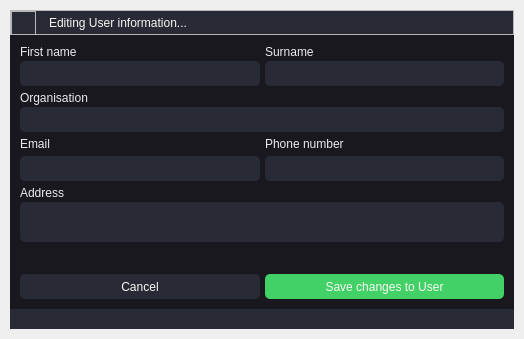
<?xml version="1.0" encoding="UTF-8"?>
<ui version="4.0">
 <class>EditUserDialog</class>
 <widget class="QDialog" name="EditUserDialog">
  <property name="geometry">
   <rect>
    <x>0</x>
    <y>0</y>
    <width>524</width>
    <height>339</height>
   </rect>
  </property>
  <property name="windowTitle">
   <string>Dialog</string>
  </property>
  <property name="styleSheet">
   <string notr="true">QWidget{
	color: #F8F8F2;
	font: 8pt &quot;Inter 24pt Medium&quot;;
}
/* Bg App */
#bgApp {	
	background-color: #19181f;
}
#contentTopBg {
	background-color: #282A36;
}
#topLogo {
	background-image:;
	background-position: centered;
	background-repeat: no-repeat;
}
#titleRightInfo { 
	padding-left: 10px;
 }
/* Top Buttons */
#rightButtons .QPushButton { background-color: rgba(255, 255, 255, 0); border: none;  border-radius: 5px; }
#rightButtons .QPushButton:hover { background-color: rgb(44, 49, 57); border-style: solid; border-radius: 4px; }
#rightButtons .QPushButton:pressed { background-color: rgb(23, 26, 30); border-style: solid; border-radius: 4px; }
#closeAppBtn{ background-color: rgba(255, 255, 255, 0); border: none;}
#closeAppBtn:hover{ background-color:#ff5555;}
#closeAppBtn:pressed { background-color:rgb(193, 64, 64); border-style: solid;}
/* Bottom Bar */
#bottomBar { background-color: #282A36; }
#bottomBar QLabel { font-size: 10px; color: rgb(113, 126, 149);}

/*Button */
#btn_saveuser {
	border-radius: 5px;	
	border: none;
	background-color: rgb(66, 209, 102);
}
#btn_saveuser:hover {
	background-color: #50fA7B;
}
#btn_saveuser:pressed {
	background-color: rgb(66, 209, 102);
}
#btn_cancel {
	border-radius: 5px;	
	border: none;
	background-color: #282A36;
}
#btn_cancel:hover {
	background-color: rgb(61, 70, 86);
}
#btn_cancel:pressed {
	background-color: #282A36;
}

/*LineEdit */
#content .QLineEdit {
	background-color: #282A36;
	border-radius: 5px;
	padding-left: 5px;
	selection-color: rgb(255, 255, 255);
	selection-background-color: rgb(255, 121, 198);
	color: #ffb86c;
}
#content .QLineEdit:hover {
	border: 1px solid #BD93F9;
}
#content .QLineEdit:focus {
	border: 1px solid #BD93F9;
}

/*TextEdit */
#content .QTextEdit {
	background-color: #282A36;
	border-radius: 5px;
	padding-left: 5px;
	selection-color: rgb(255, 255, 255);
	selection-background-color: rgb(255, 121, 198);
	color: #ffb86c;
}
#content .QTextEdit:hover {
	border: 1px solid #BD93F9;
}
#content .QTextEdit:focus {
	border: 1px solid rgb(91, 101, 124);
}

/*QLabel */
#content .QLabel {
	color: #EAEAF0;
	font: 8pt &quot;Inter 24pt Medium&quot;;
}
</string>
  </property>
  <layout class="QVBoxLayout" name="verticalLayout">
   <property name="spacing">
    <number>0</number>
   </property>
   <property name="leftMargin">
    <number>10</number>
   </property>
   <property name="topMargin">
    <number>10</number>
   </property>
   <property name="rightMargin">
    <number>10</number>
   </property>
   <property name="bottomMargin">
    <number>10</number>
   </property>
   <item>
    <widget class="QFrame" name="bgApp">
     <property name="frameShape">
      <enum>QFrame::NoFrame</enum>
     </property>
     <property name="frameShadow">
      <enum>QFrame::Raised</enum>
     </property>
     <layout class="QVBoxLayout" name="verticalLayout_2">
      <property name="spacing">
       <number>0</number>
      </property>
      <property name="leftMargin">
       <number>0</number>
      </property>
      <property name="topMargin">
       <number>0</number>
      </property>
      <property name="rightMargin">
       <number>0</number>
      </property>
      <property name="bottomMargin">
       <number>0</number>
      </property>
      <item>
       <widget class="QFrame" name="contentBox">
        <property name="frameShape">
         <enum>QFrame::NoFrame</enum>
        </property>
        <property name="frameShadow">
         <enum>QFrame::Raised</enum>
        </property>
        <layout class="QVBoxLayout" name="verticalLayout_3">
         <property name="spacing">
          <number>0</number>
         </property>
         <property name="leftMargin">
          <number>0</number>
         </property>
         <property name="topMargin">
          <number>0</number>
         </property>
         <property name="rightMargin">
          <number>0</number>
         </property>
         <property name="bottomMargin">
          <number>0</number>
         </property>
         <item>
          <widget class="QFrame" name="contentTopBg">
           <property name="minimumSize">
            <size>
             <width>0</width>
             <height>25</height>
            </size>
           </property>
           <property name="maximumSize">
            <size>
             <width>16777215</width>
             <height>25</height>
            </size>
           </property>
           <property name="frameShape">
            <enum>QFrame::NoFrame</enum>
           </property>
           <property name="frameShadow">
            <enum>QFrame::Raised</enum>
           </property>
           <layout class="QVBoxLayout" name="verticalLayout_4">
            <property name="spacing">
             <number>0</number>
            </property>
            <property name="leftMargin">
             <number>0</number>
            </property>
            <property name="topMargin">
             <number>0</number>
            </property>
            <property name="rightMargin">
             <number>0</number>
            </property>
            <property name="bottomMargin">
             <number>0</number>
            </property>
            <item>
             <widget class="QFrame" name="leftBox">
              <property name="frameShape">
               <enum>QFrame::NoFrame</enum>
              </property>
              <property name="frameShadow">
               <enum>QFrame::Raised</enum>
              </property>
              <layout class="QVBoxLayout" name="verticalLayout_5">
               <property name="spacing">
                <number>0</number>
               </property>
               <property name="leftMargin">
                <number>0</number>
               </property>
               <property name="topMargin">
                <number>0</number>
               </property>
               <property name="rightMargin">
                <number>0</number>
               </property>
               <property name="bottomMargin">
                <number>0</number>
               </property>
               <item>
                <widget class="QFrame" name="titleGripFrame">
                 <property name="frameShape">
                  <enum>QFrame::StyledPanel</enum>
                 </property>
                 <property name="frameShadow">
                  <enum>QFrame::Raised</enum>
                 </property>
                 <layout class="QHBoxLayout" name="horizontalLayout">
                  <property name="spacing">
                   <number>0</number>
                  </property>
                  <property name="leftMargin">
                   <number>0</number>
                  </property>
                  <property name="topMargin">
                   <number>0</number>
                  </property>
                  <property name="rightMargin">
                   <number>0</number>
                  </property>
                  <property name="bottomMargin">
                   <number>0</number>
                  </property>
                  <item>
                   <widget class="QFrame" name="topLogo">
                    <property name="minimumSize">
                     <size>
                      <width>25</width>
                      <height>25</height>
                     </size>
                    </property>
                    <property name="maximumSize">
                     <size>
                      <width>25</width>
                      <height>25</height>
                     </size>
                    </property>
                    <property name="frameShape">
                     <enum>QFrame::StyledPanel</enum>
                    </property>
                    <property name="frameShadow">
                     <enum>QFrame::Raised</enum>
                    </property>
                   </widget>
                  </item>
                  <item>
                   <widget class="QLabel" name="titleRightInfo">
                    <property name="text">
                     <string>Editing User information...</string>
                    </property>
                   </widget>
                  </item>
                  <item>
                   <widget class="QPushButton" name="closeAppBtn">
                    <property name="minimumSize">
                     <size>
                      <width>0</width>
                      <height>25</height>
                     </size>
                    </property>
                    <property name="maximumSize">
                     <size>
                      <width>32</width>
                      <height>16777215</height>
                     </size>
                    </property>
                    <property name="cursor">
                     <cursorShape>PointingHandCursor</cursorShape>
                    </property>
                    <property name="text">
                     <string/>
                    </property>
                    <property name="icon">
                     <iconset resource="../resources/resources.qrc">
                      <normaloff>:/icons/icons/cil-close.png</normaloff>:/icons/icons/cil-close.png</iconset>
                    </property>
                   </widget>
                  </item>
                 </layout>
                </widget>
               </item>
              </layout>
             </widget>
            </item>
           </layout>
          </widget>
         </item>
         <item>
          <widget class="QFrame" name="contentBottom">
           <property name="frameShape">
            <enum>QFrame::NoFrame</enum>
           </property>
           <property name="frameShadow">
            <enum>QFrame::Raised</enum>
           </property>
           <layout class="QVBoxLayout" name="verticalLayout_6">
            <property name="spacing">
             <number>0</number>
            </property>
            <property name="leftMargin">
             <number>0</number>
            </property>
            <property name="topMargin">
             <number>0</number>
            </property>
            <property name="rightMargin">
             <number>0</number>
            </property>
            <property name="bottomMargin">
             <number>0</number>
            </property>
            <item>
             <widget class="QFrame" name="content">
              <property name="sizePolicy">
               <sizepolicy hsizetype="Expanding" vsizetype="Expanding">
                <horstretch>0</horstretch>
                <verstretch>0</verstretch>
               </sizepolicy>
              </property>
              <property name="frameShape">
               <enum>QFrame::NoFrame</enum>
              </property>
              <property name="frameShadow">
               <enum>QFrame::Raised</enum>
              </property>
              <layout class="QVBoxLayout" name="verticalLayout_13">
               <property name="spacing">
                <number>5</number>
               </property>
               <property name="leftMargin">
                <number>10</number>
               </property>
               <property name="topMargin">
                <number>10</number>
               </property>
               <property name="rightMargin">
                <number>10</number>
               </property>
               <property name="bottomMargin">
                <number>10</number>
               </property>
               <item>
                <layout class="QHBoxLayout" name="horizontalLayout_5">
                 <item>
                  <layout class="QVBoxLayout" name="verticalLayout_7">
                   <property name="spacing">
                    <number>2</number>
                   </property>
                   <item>
                    <widget class="QLabel" name="label">
                     <property name="text">
                      <string>First name</string>
                     </property>
                    </widget>
                   </item>
                   <item>
                    <widget class="QLineEdit" name="name">
                     <property name="minimumSize">
                      <size>
                       <width>0</width>
                       <height>25</height>
                      </size>
                     </property>
                    </widget>
                   </item>
                  </layout>
                 </item>
                 <item>
                  <layout class="QVBoxLayout" name="verticalLayout_8">
                   <property name="spacing">
                    <number>2</number>
                   </property>
                   <item>
                    <widget class="QLabel" name="label_2">
                     <property name="text">
                      <string>Surname</string>
                     </property>
                    </widget>
                   </item>
                   <item>
                    <widget class="QLineEdit" name="surname">
                     <property name="minimumSize">
                      <size>
                       <width>0</width>
                       <height>25</height>
                      </size>
                     </property>
                    </widget>
                   </item>
                  </layout>
                 </item>
                </layout>
               </item>
               <item>
                <layout class="QVBoxLayout" name="verticalLayout_9">
                 <property name="spacing">
                  <number>2</number>
                 </property>
                 <item>
                  <widget class="QLabel" name="label_3">
                   <property name="text">
                    <string>Organisation</string>
                   </property>
                  </widget>
                 </item>
                 <item>
                  <widget class="QLineEdit" name="org">
                   <property name="minimumSize">
                    <size>
                     <width>0</width>
                     <height>25</height>
                    </size>
                   </property>
                  </widget>
                 </item>
                </layout>
               </item>
               <item>
                <layout class="QHBoxLayout" name="horizontalLayout_6">
                 <item>
                  <layout class="QVBoxLayout" name="verticalLayout_10">
                   <item>
                    <widget class="QLabel" name="label_4">
                     <property name="text">
                      <string>Email</string>
                     </property>
                    </widget>
                   </item>
                   <item>
                    <widget class="QLineEdit" name="email">
                     <property name="minimumSize">
                      <size>
                       <width>0</width>
                       <height>25</height>
                      </size>
                     </property>
                    </widget>
                   </item>
                  </layout>
                 </item>
                 <item>
                  <layout class="QVBoxLayout" name="verticalLayout_11">
                   <item>
                    <widget class="QLabel" name="label_5">
                     <property name="text">
                      <string>Phone number</string>
                     </property>
                    </widget>
                   </item>
                   <item>
                    <widget class="QLineEdit" name="phone">
                     <property name="minimumSize">
                      <size>
                       <width>0</width>
                       <height>25</height>
                      </size>
                     </property>
                    </widget>
                   </item>
                  </layout>
                 </item>
                </layout>
               </item>
               <item>
                <layout class="QVBoxLayout" name="verticalLayout_12">
                 <property name="spacing">
                  <number>2</number>
                 </property>
                 <item>
                  <widget class="QLabel" name="label_6">
                   <property name="text">
                    <string>Address</string>
                   </property>
                  </widget>
                 </item>
                 <item>
                  <widget class="QTextEdit" name="address">
                   <property name="minimumSize">
                    <size>
                     <width>0</width>
                     <height>40</height>
                    </size>
                   </property>
                   <property name="maximumSize">
                    <size>
                     <width>16777215</width>
                     <height>40</height>
                    </size>
                   </property>
                  </widget>
                 </item>
                </layout>
               </item>
               <item>
                <spacer name="verticalSpacer">
                 <property name="orientation">
                  <enum>Qt::Vertical</enum>
                 </property>
                 <property name="sizeHint" stdset="0">
                  <size>
                   <width>20</width>
                   <height>40</height>
                  </size>
                 </property>
                </spacer>
               </item>
               <item>
                <layout class="QHBoxLayout" name="horizontalLayout_4">
                 <item>
                  <widget class="QPushButton" name="btn_cancel">
                   <property name="minimumSize">
                    <size>
                     <width>0</width>
                     <height>25</height>
                    </size>
                   </property>
                   <property name="cursor">
                    <cursorShape>PointingHandCursor</cursorShape>
                   </property>
                   <property name="text">
                    <string>Cancel</string>
                   </property>
                  </widget>
                 </item>
                 <item>
                  <widget class="QPushButton" name="btn_saveuser">
                   <property name="minimumSize">
                    <size>
                     <width>0</width>
                     <height>25</height>
                    </size>
                   </property>
                   <property name="cursor">
                    <cursorShape>PointingHandCursor</cursorShape>
                   </property>
                   <property name="text">
                    <string>Save changes to User</string>
                   </property>
                  </widget>
                 </item>
                </layout>
               </item>
              </layout>
             </widget>
            </item>
            <item>
             <widget class="QFrame" name="bottomBar">
              <property name="minimumSize">
               <size>
                <width>0</width>
                <height>20</height>
               </size>
              </property>
              <property name="maximumSize">
               <size>
                <width>16777215</width>
                <height>20</height>
               </size>
              </property>
              <property name="frameShape">
               <enum>QFrame::NoFrame</enum>
              </property>
              <property name="frameShadow">
               <enum>QFrame::Raised</enum>
              </property>
              <layout class="QHBoxLayout" name="horizontalLayout_2">
               <property name="spacing">
                <number>0</number>
               </property>
               <property name="leftMargin">
                <number>0</number>
               </property>
               <property name="topMargin">
                <number>0</number>
               </property>
               <property name="rightMargin">
                <number>0</number>
               </property>
               <property name="bottomMargin">
                <number>0</number>
               </property>
               <item>
                <widget class="QFrame" name="loadingFrame">
                 <property name="frameShape">
                  <enum>QFrame::NoFrame</enum>
                 </property>
                 <property name="frameShadow">
                  <enum>QFrame::Raised</enum>
                 </property>
                 <layout class="QHBoxLayout" name="horizontalLayout_3">
                  <property name="spacing">
                   <number>0</number>
                  </property>
                  <property name="leftMargin">
                   <number>10</number>
                  </property>
                  <property name="topMargin">
                   <number>0</number>
                  </property>
                  <property name="rightMargin">
                   <number>2</number>
                  </property>
                  <property name="bottomMargin">
                   <number>0</number>
                  </property>
                  <item>
                   <widget class="QLabel" name="label_status">
                    <property name="text">
                     <string/>
                    </property>
                   </widget>
                  </item>
                 </layout>
                </widget>
               </item>
               <item>
                <widget class="QFrame" name="frame_size_grip">
                 <property name="minimumSize">
                  <size>
                   <width>20</width>
                   <height>20</height>
                  </size>
                 </property>
                 <property name="maximumSize">
                  <size>
                   <width>20</width>
                   <height>20</height>
                  </size>
                 </property>
                 <property name="frameShape">
                  <enum>QFrame::NoFrame</enum>
                 </property>
                 <property name="frameShadow">
                  <enum>QFrame::Raised</enum>
                 </property>
                </widget>
               </item>
              </layout>
             </widget>
            </item>
           </layout>
          </widget>
         </item>
        </layout>
       </widget>
      </item>
     </layout>
    </widget>
   </item>
  </layout>
 </widget>
 <resources>
  <include location="../resources/resources.qrc"/>
 </resources>
 <connections/>
</ui>
